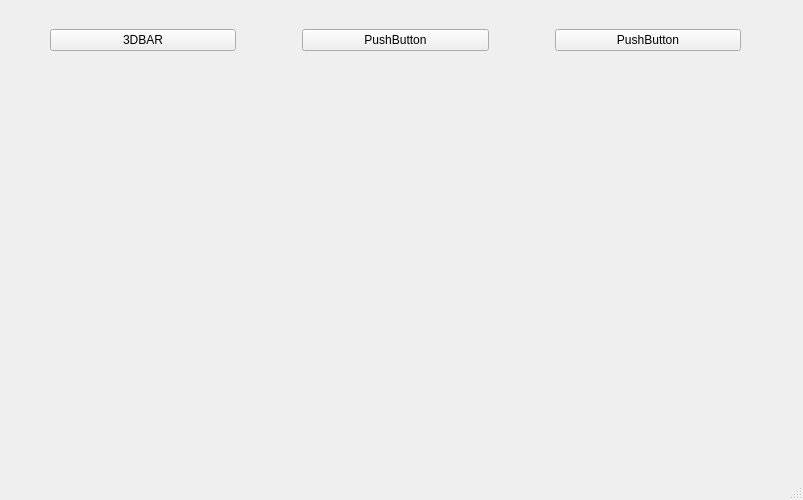
<?xml version="1.0" encoding="UTF-8"?>
<ui version="4.0">
 <class>MainWindow</class>
 <widget class="QMainWindow" name="MainWindow">
  <property name="geometry">
   <rect>
    <x>0</x>
    <y>0</y>
    <width>803</width>
    <height>500</height>
   </rect>
  </property>
  <property name="minimumSize">
   <size>
    <width>500</width>
    <height>500</height>
   </size>
  </property>
  <property name="maximumSize">
   <size>
    <width>803</width>
    <height>500</height>
   </size>
  </property>
  <property name="windowTitle">
   <string>MainWindow</string>
  </property>
  <widget class="QWidget" name="centralwidget">
   <widget class="QWidget" name="horizontalLayoutWidget">
    <property name="geometry">
     <rect>
      <x>-10</x>
      <y>0</y>
      <width>811</width>
      <height>80</height>
     </rect>
    </property>
    <layout class="QHBoxLayout" name="horizontalLayout">
     <item>
      <spacer name="horizontalSpacer_4">
       <property name="orientation">
        <enum>Qt::Horizontal</enum>
       </property>
       <property name="sizeType">
        <enum>QSizePolicy::Fixed</enum>
       </property>
       <property name="sizeHint" stdset="0">
        <size>
         <width>60</width>
         <height>20</height>
        </size>
       </property>
      </spacer>
     </item>
     <item>
      <widget class="QPushButton" name="pushButton_2">
       <property name="text">
        <string>3DBAR</string>
       </property>
      </widget>
     </item>
     <item>
      <spacer name="horizontalSpacer">
       <property name="orientation">
        <enum>Qt::Horizontal</enum>
       </property>
       <property name="sizeType">
        <enum>QSizePolicy::Fixed</enum>
       </property>
       <property name="sizeHint" stdset="0">
        <size>
         <width>60</width>
         <height>20</height>
        </size>
       </property>
      </spacer>
     </item>
     <item>
      <widget class="QPushButton" name="pushButton">
       <property name="text">
        <string>PushButton</string>
       </property>
      </widget>
     </item>
     <item>
      <spacer name="horizontalSpacer_2">
       <property name="orientation">
        <enum>Qt::Horizontal</enum>
       </property>
       <property name="sizeType">
        <enum>QSizePolicy::Fixed</enum>
       </property>
       <property name="sizeHint" stdset="0">
        <size>
         <width>60</width>
         <height>20</height>
        </size>
       </property>
      </spacer>
     </item>
     <item>
      <widget class="QPushButton" name="pushButton_3">
       <property name="text">
        <string>PushButton</string>
       </property>
      </widget>
     </item>
     <item>
      <spacer name="horizontalSpacer_3">
       <property name="orientation">
        <enum>Qt::Horizontal</enum>
       </property>
       <property name="sizeType">
        <enum>QSizePolicy::Fixed</enum>
       </property>
       <property name="sizeHint" stdset="0">
        <size>
         <width>60</width>
         <height>20</height>
        </size>
       </property>
      </spacer>
     </item>
    </layout>
   </widget>
  </widget>
  <widget class="QStatusBar" name="statusbar"/>
 </widget>
 <resources/>
 <connections/>
</ui>
